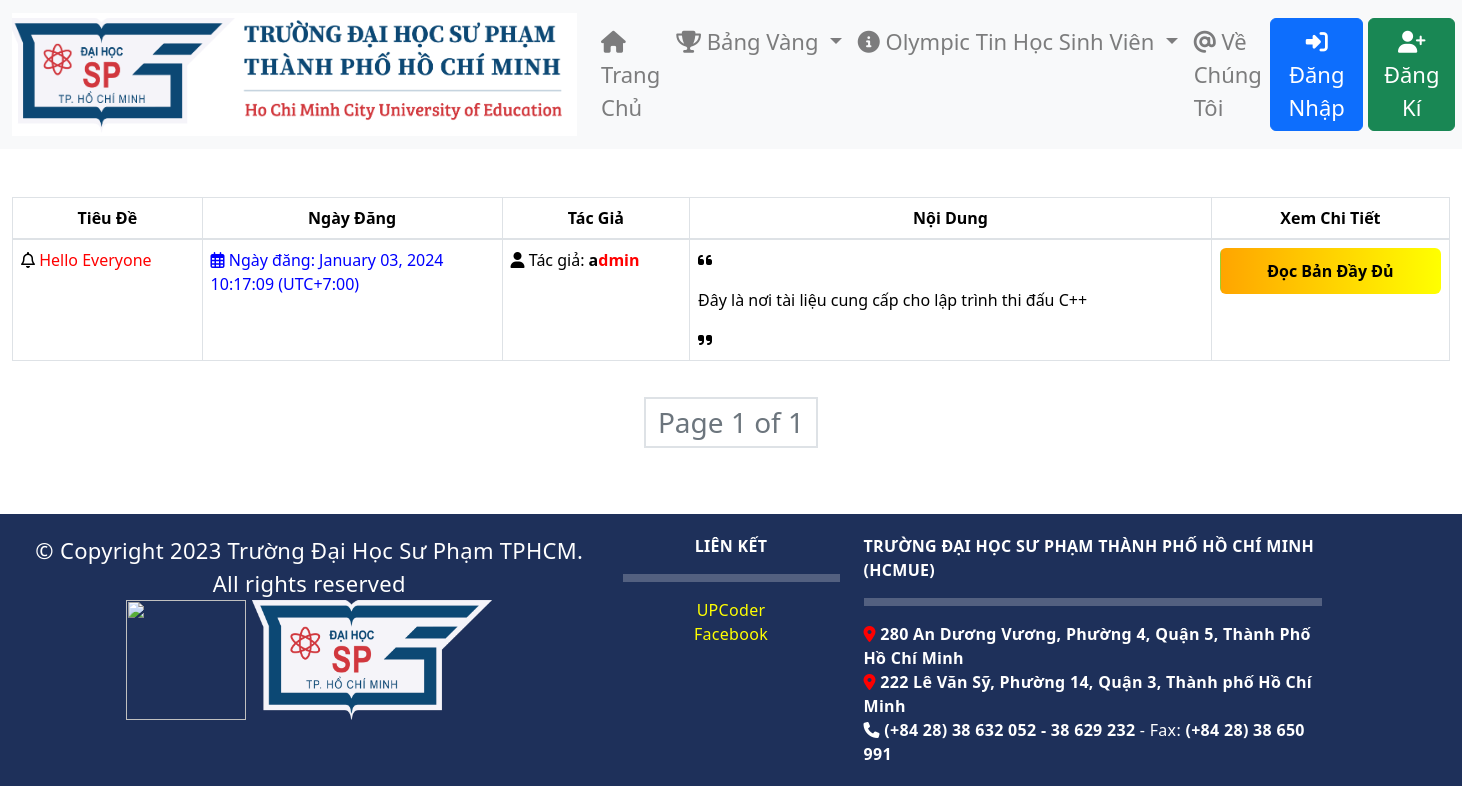
Page /document/document/ on the committed database.
### document/models.py (models this page shows, shortened)
class Document(models.Model):
    STATUS_CHOICES = (
        ('draft', 'Draft'),
        ('published', 'Published'),
    )
    title = models.CharField(max_length=100)
    content = FroalaField()
    date_posted = models.DateTimeField(default=timezone.now)
    author = models.ForeignKey(User, on_delete=models.CASCADE)
    status = models.CharField(max_length=10, choices=STATUS_CHOICES, default='draft')
    category = models.ForeignKey(Category, on_delete=models.CASCADE)

### document/views.py (the view)
# urls.py: path('document/', document_list, name='document_list'),
def document_list(request):
    documents = Document.objects.all()
    items_per_page = 10
    paginator = Paginator(documents, items_per_page)
    page = request.GET.get('page')
    try:
        documents = paginator.page(page)
    except PageNotAnInteger:
        documents = paginator.page(1)
    except EmptyPage:
        documents = paginator.page(paginator.num_pages)
    return render(request, 'document/document_list.html', {'documents': documents})

### document/templates/document/document_list.html (shortened to what this page needs)
{% extends 'blog/base.html' %}
{% block content %}
{% load static %}
<!DOCTYPE html>
<html lang="en">
<head>
    <link rel="stylesheet" href="https://cdnjs.cloudflare.com/ajax/libs/font-awesome/6.5.1/css/all.min.css">
    <link rel="stylesheet" href="https://stackpath.bootstrapcdn.com/bootstrap/4.3.1/css/bootstrap.min.css">
    <link href="https://cdn.jsdelivr.net/npm/bootstrap@5.3.2/dist/css/bootstrap.min.css" rel="stylesheet">
    <link rel = "stylesheet" href = "{% static 'blog/main2.css'%}">
</head>
<body>
    <div class="container custom-container" style="max-width: 1500px; ">
        <div class="row mt-5">
            <div class="col-lg-12 ">
                <table class="table table-bordered">
                    <thead>
                        <tr>
                            <th scope="col" style="text-align: center;">Tiêu Đề</th>
                            <th scope="col" style="text-align: center;">Ngày Đăng</th>
                            <th scope="col" style="text-align: center;">Tác Giả</th>
                            <th scope="col" style="text-align: center;">Nội Dung</th>
                            <th scope="col" style="text-align: center;">Xem Chi Tiết</th>
                        </tr>
                    </thead>
                    <tbody>
                        {% for document in documents %}
                            <tr>
                                <td>
                                    <i class="fa-sharp fa-regular fa-bell fa-shake"></i> <span style="color: red;"> {{ document.title }} </span>
                                </td>
                                <td style="width: 300px; color: blue;">
                                    <i class="far fa-calendar-alt"></i> Ngày đăng: {{ document.date_posted|date:"F d, Y H:i:s" }} (UTC+7:00)
                                </td>
                                <td>
                                    <i class="fas fa-user"></i> Tác giả: <a href="{% url 'view_profile' document.author.username %}">
                                        <span style="color: black;font-weight: bold;">  {{ document.author.username|slice:"1" }}</span><span style="color: red; font-weight: bold;">{{ document.author.username|slice:"1:" }}</span>
                                    </a>
                                </td>
                                <td>
                                    <i class="fas fa-quote-left"></i> {{document.content | safe | linebreaks | truncatewords:30 }} <i class="fas fa-quote-right"></i>
                                </td>
                                <td>
                                    <a href="{% url 'document_detail' pk=document.pk  %}" class="btn neon-button d-flex text-align-center justify-content-center">Đọc Bản Đầy Đủ</a>
                                </td>
                            </tr>
                        {% endfor %}
                    </tbody>
                </table>
            </div>
        </div>
    </div>
    <nav aria-label="Page navigation" class="d-flex justify-content-center">
        <ul class="pagination">
            <li class="page-item disabled">
                <span class="page-link">Page {{ documents.number }} of {{ documents.paginator.num_pages }}</span>
            </li>
        </ul>
    </nav>
    <link rel="stylesheet" href="https://cdnjs.cloudflare.com/ajax/libs/animate.css/4.1.1/animate.min.css">
</body>
</html>
{% endblock %}

### blog/static/blog/main2.css (style rules this page uses)
.custom-container { max-width: 1500px; }
.neon-button { position: relative; display: inline-block; padding: 10px 20px; color: black; text-decoration: none; font-weight: bold; overflow: hidden; background-image: linear-gradient(90deg, orange, yellow, yellowgreen); background-size: 200% 200%; transition: background-position 1s; }
.pagination { margin-top: 20px; }
.pagination .page-link { font-size: 28px; color: #333; background-color: #f8f9fa; border: 2px solid #dee2e6; }
.pagination .page-item.disabled .page-link { color: #6c757d; }
.pagination .page-item:first-child .page-link, .pagination .page-item:last-child .page-link { border-radius: 0; }

### document/templates/document/document_list.html (style rules this page uses)
a { text-decoration: none; }

### rows in the picture
Document: title "Hello Everyone", date_posted "January 03, 2024 10:17:09", author.username "a", author.username "dmin", content "Đây là nơi tài liệu cung cấp cho lập trình thi đấu C++"

### other values in the picture
{{ documents.number }} "1"
{{ documents.paginator.num_pages }} "1"
